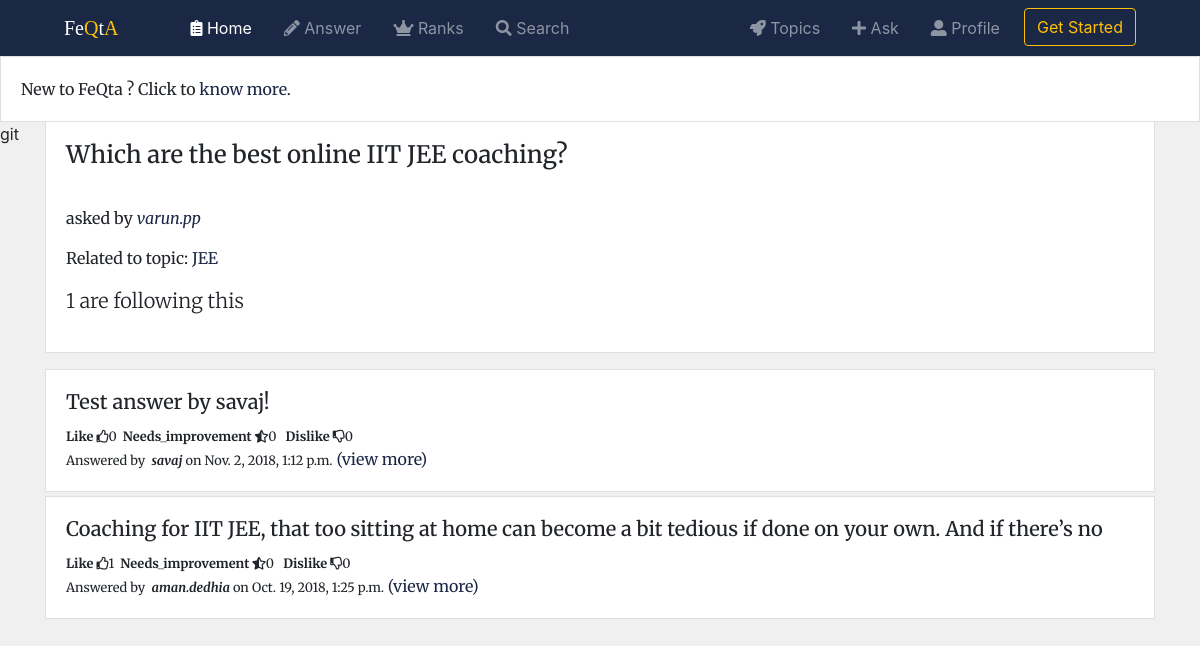
The page /FeQta/question/question-byvarunppnone-js3e/ on the database its author committed.
### FeQta/models.py (models this page shows, shortened)
class Question(models.Model):
    owner = models.ForeignKey(User, on_delete=models.CASCADE)
    topic = models.ForeignKey(Topic, on_delete=models.CASCADE)
    question = models.TextField()
    desc = models.TextField(null=True, blank=True)
    slug = models.SlugField(null=True, blank=True)
    followers = models.ManyToManyField(User, related_name='question_followed_by', blank=True)
    objects = QuestionManager()
    timestamp = models.DateTimeField(auto_now_add=True)
    updated = models.DateTimeField(auto_now=True)
    class Meta:
        ordering = ['-updated', '-timestamp']

class Topic(models.Model):
    name = models.CharField(max_length=100)
    desc = models.CharField(max_length=300, blank=True)
    followers = models.ManyToManyField(User, related_name='topics_followed', blank=True)
    topic_logo = models.FileField()
    slug = models.SlugField(null=True, blank=True)
    objects = TopicManager()
    def get_absolute_url(self):
        return reverse('FeQta:topic_detail', kwargs={'slug': self.slug})

class Answer(models.Model):
    owner = models.ForeignKey(User, on_delete=models.CASCADE)
    question = models.ForeignKey(Question, on_delete=models.CASCADE)
    answer = models.TextField(max_length=20000)
    likes = models.ManyToManyField(User, related_name='answers_liked', blank=True)
    needs_improvement = models.ManyToManyField(User, related_name='answers_needimp', blank=True)
    dislikes = models.ManyToManyField(User, related_name='answers_disliked', blank=True)
    timestamp = models.DateTimeField(auto_now_add=True)
    updated = models.DateTimeField(auto_now=True)
    slug = models.SlugField(null=True, blank=True)
    objects = AnswerManager()
    class Meta:
        ordering = ['-updated', '-timestamp']
    def get_absolute_url(self):
        return reverse('FeQta:answer_detail', kwargs={'slug': self.slug})

### FeQta/views.py (the view, shortened to what this page needs)
# urls.py: path('question/<slug>/', views.QuestionDetailView.as_view(), name="question_detail"),
class QuestionDetailView(DetailView):
    model = Question
    def get_context_data(self, *args, **kwargs):
        context = super(QuestionDetailView, self).get_context_data(*args, **kwargs)
        user = self.request.user
        question = self.object
        count = question.followers.all().count()
        context['count'] = count
        is_following = False
        if user in question.followers.all():
                is_following = True
        context['is_following'] = is_following
        return context

### FeQta/models.py (called while the page is built)
    def get_absolute_url(self):
        return reverse('FeQta:profile_detail', kwargs={'username': self.user.username})

    def get_queryset(self):
        return QuestionQuerySet(self.model, using=self._db)

    def get_queryset(self):
        return AnswerQuerySet(self.model, using=self._db)

### FeQta/templates/FeQta/question_detail.html (shortened to what this page needs)
{% extends "base.html" %}
{% block body %}
    <div class="card">
        <div class="card-body">
            <h4 class="card-title">{{ question.question }}</h4><br/>
            <p class="card-text">asked by <i><a href="{{question.owner.profile.get_absolute_url}}">{{ question.owner.username }}</a></i></p>
            <p class="card-text">Related to topic: <a href="{{question.topic.get_absolute_url}}">{{question.topic.name}}</a> </p>
            <p class="mt-3 lead">{{count}} are following this</p>
        </div>
    </div>
    <div class="mt-3">
        {% for ans in question.answer_set.all %}
        <div class="card mb-1">
                <div class="card-body">
                    {% include 'FeQta/snippets/answer_card.html'%}
                </div>
        </div>
        {% endfor %}
    </div>
{% endblock %}

### FeQta/templates/FeQta/snippets/answer_card.html
<h5 class="card-text" style="height:25px;overflow: hidden">{{ ans.answer }}</h5>
<small><b>Like</b>&nbsp;<i class="far fa-thumbs-up"></i>{{ ans.likes.count }}&nbsp;&nbsp;<b>Needs_improvement</b>&nbsp;<i class="fas fa-star-half-alt"></i>{{ans.needs_improvement.count}}&nbsp;&nbsp;
    <b>Dislike</b>&nbsp;<i class="far fa-thumbs-down"></i>{{ans.dislikes.count}}</small><br/>
<small>Answered by &nbsp;<i><b>{{ans.owner}}</b></i>&nbsp;on
{{ans.timestamp}}</small>
<a href="{{ans.get_absolute_url}}">(view more)</a>

### templates/snippets/css.html (style rules this page uses)
body { background: #f0f0f0; }
a { color: #1b2845; }
.card { border-radius: 0; font-family: 'Merriweather', serif; }

### rows shown on the page
Question: question "Which are the best online IIT JEE coaching?", owner.username "varun.pp", topic.name "JEE"
Answer: answer "Test answer by savaj!", likes.count "0", needs_improvement.count "0", dislikes.count "0", owner "savaj", timestamp "Nov. 2, 2018, 1:12 p.m."
Answer: answer "Coaching for IIT JEE, that too sitting at home can become a bit tedious if done on your own. And if there’s no…", likes.count "1", needs_improvement.count "0", dislikes.count "0", owner "aman.dedhia", timestamp "Oct. 19, 2018, 1:25 p.m."

### other values the page prints
{{ count }} "1"
